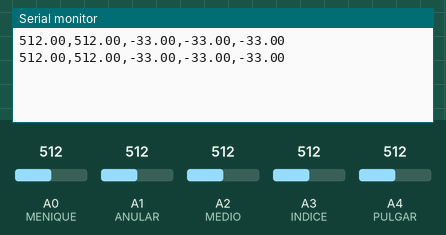
A sketch run on a simulated Arduino Uno, built with avr-gcc and run on an emulated ATmega328P. Shown: the last lines printed to the serial monitor. The test bench sets the inputs (shaded band); at power-on: A0 (MENIQUE) = 512, A1 (ANULAR) = 512, A2 (MEDIO) = 512, A3 (INDICE) = 512, A4 (PULGAR) = 512.

Above: at 2.8 s.
2.9 s: A0 (MENIQUE) set to 716
At 4.7 s:
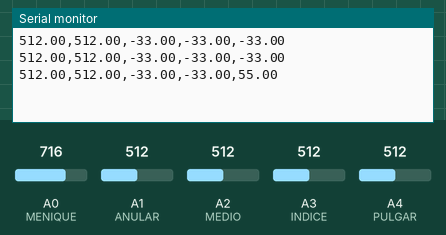
5.6 s: A1 (ANULAR) set to 716
At 6.7 s:
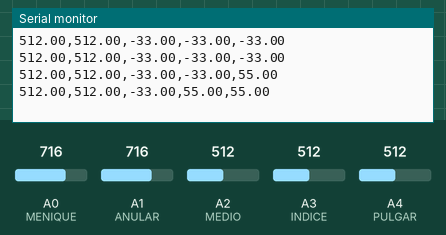
8.3 s: A2 (MEDIO) set to 716
At 10.8 s:
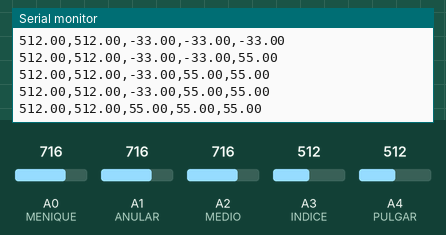
11.0 s: A3 (INDICE) set to 716
At 12.9 s:
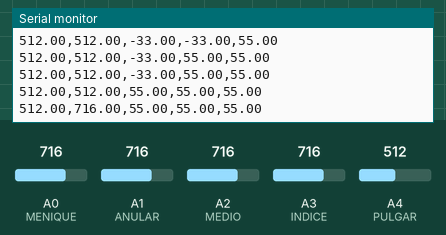
13.7 s: A4 (PULGAR) set to 716
At 14.9 s:
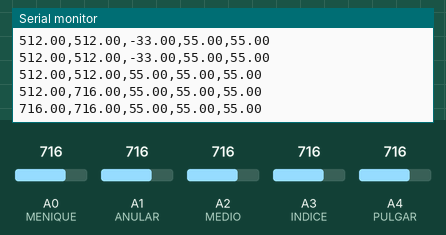
16.4 s: A0 (MENIQUE) set to 992
At 19.0 s:
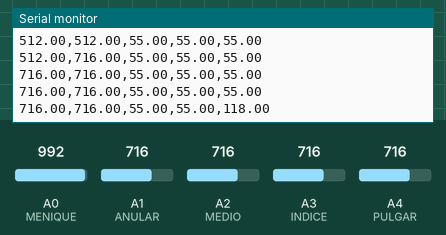
Timing chart, 0 to 20.1 s (numbered marks = the images above; inputs shaded):
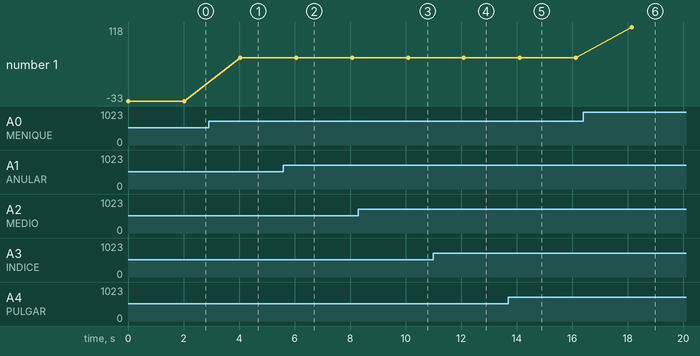

Measured:
- after the input at 2.9 s, the serial monitor: prints a new line after 1.1 s (image 1)
- after the input at 5.6 s, the serial monitor: prints a new line after 0.46 s (image 2)
- after the input at 8.3 s, the serial monitor: prints a new line after 1.8 s (image 3)
- after the input at 11.0 s, the serial monitor: prints a new line after 1.1 s (image 4)
- after the input at 13.7 s, the serial monitor: prints a new line after 0.42 s (image 5)
- after the input at 16.4 s, the serial monitor: prints a new line after 1.7 s (image 6)
- plotted number 1: -33 → 55 after the input at 2.9 s, 55 → 118 after the input at 16.4 s

The sketch:

FlexSensor.ino
```cpp
//Bluetooth
#include <SoftwareSerial.h>
SoftwareSerial miBT(10, 11);
const int PULGAR  = A4; // Pin connected to voltage divider output
const int INDICE  = A3;
const int MEDIO   = A2;
const int ANULAR  = A1;
const int MENIQUE = A0;
const int PUL = 0;
const int IND = 1;
const int MED = 2;
const int ANU = 3;
const int MEN = 4;

const float VCC = 4.98; // Measured voltage of Ardunio 5V line
const float R_DIV = 47500.0; // Measured resistance of 3.3k resistor
const float STRAIGHT_RESISTANCE = 37300.0; // resistance when straight
const float BEND_RESISTANCE = 10000.0; // resistance at 90 deg

void setup()
{
  Serial.begin(9600);
  pinMode(PULGAR,   INPUT);
  pinMode(INDICE,   INPUT);
  pinMode(MEDIO,    INPUT);
  pinMode(ANULAR,   INPUT);
  pinMode(MENIQUE,  INPUT);
  miBT.begin(38400);
}

void loop()
{
  int flexADC;
  float flexV;
  float flexR;
  float angle[5];

  /**
   * PULGAR
   */
  //flexADC = analogRead(PULGAR);
  angle[PUL] = analogRead(PULGAR);

  /**
   * INDICE
   */
   angle[IND] = analogRead(INDICE);

  /**
   * MEDIO
   */
  flexADC = analogRead(MEDIO);
  flexV = flexADC * VCC / 1023.0;
  flexR = R_DIV * (VCC / flexV - 1.0);
  angle[MED] = map(flexR, STRAIGHT_RESISTANCE, BEND_RESISTANCE, 0, 90.0);

  /**
   * ANULAR
   */
  flexADC = analogRead(ANULAR);
  flexV = flexADC * VCC / 1023.0;
  flexR = R_DIV * (VCC / flexV - 1.0);
  angle[ANU] = map(flexR, STRAIGHT_RESISTANCE, BEND_RESISTANCE, 0, 90.0);

  /**
   * MENIQUE
   */
  flexADC = analogRead(MENIQUE);
  flexV = flexADC * VCC / 1023.0;
  flexR = R_DIV * (VCC / flexV - 1.0);
  angle[MEN] = map(flexR, STRAIGHT_RESISTANCE, BEND_RESISTANCE, 0, 90.0);

  for(int i = PUL; i < 5; i++) {
    if(i != 4) {
      miBT.print(angle[i]);
      miBT.print(",");
    } else{
      miBT.println(angle[i]);
    }
  }
  for(int i = PUL; i < 5; i++) {
    if(i != 4) {
      Serial.print(angle[i]);
      Serial.print(",");
    } else{
      Serial.println(angle[i]);
    }
  }

  delay(2000);
  miBT.flush();
}
```
